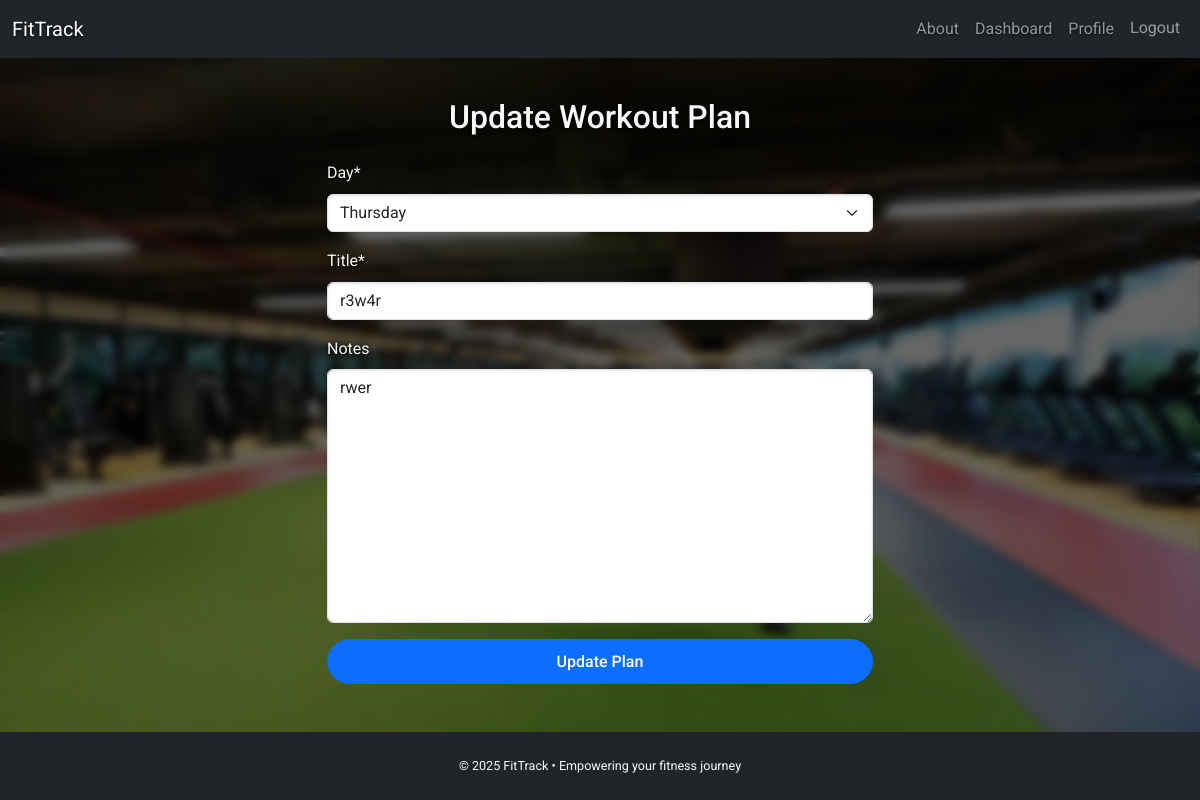
Screenshot of /workouts/8/edit/ (signed in) with the database file from the repository.
### common/models.py (models this page shows, shortened)
class WorkoutPlan(models.Model):
    user = models.ForeignKey(User, on_delete=models.CASCADE)
    day = models.CharField(max_length=9, choices=WeekdayChoices)
    title = models.CharField(max_length=100)
    notes = models.TextField(blank=True)

### common/views.py (the view)
# urls.py: path('workouts/<int:pk>/edit/', views.update_workout_plan, name='update_workout_plan'),
@login_required
def update_workout_plan(request, pk):
    plan = get_object_or_404(WorkoutPlan, pk=pk, user=request.user)
    if request.method == 'POST':
        form = WorkoutPlanForm(request.POST, instance=plan)
        if form.is_valid():
            form.save()
            messages.success(request, "Workout plan updated successfully.")
            return redirect('dashboard')
    else:
        form = WorkoutPlanForm(instance=plan)
    return render(request, 'common/workout_form.html', {
        'form': form,
        'title': 'Update Workout Plan',
        'btn_label': 'Update Plan'
    })

### common/forms.py (shortened to what this page needs)
class WorkoutPlanForm(forms.ModelForm):
    class Meta:
        model = WorkoutPlan
        fields = ['day','title','notes']

### templates/common/workout_form.html (shortened to what this page needs)
{% extends 'common/base.html' %}
{% load crispy_forms_filters %}
{% load crispy_forms_tags %}
{% block content %}
<div class="row justify-content-center">
    <div class="col-md-6">
        <h2 class="mb-4 text-center">{{ title }}</h2>
        <form method="post">
            {{ form|crispy }}
            <div class="d-grid mt-3">
                <button type="submit" class="btn btn-primary">{{ btn_label }}</button>
            </div>
        </form>
    </div>
</div>
{% endblock %}

### static/css/styles.css (style rules this page uses)
body { font-family: 'Roboto', sans-serif; background: url('../images/gym.jpg') no-repeat center center fixed; background-size: cover; color: #f1f1f1; position: relative; line-height: 1.6; }
body::before { content: ""; position: fixed; top: 0; left: 0; width: 100%; height: 100%; background-color: rgba(0, 0, 0, 0.6); backdrop-filter: blur(5px); z-index: -1; }
h1, h2, h3, h4, p, label, a, small { color: #f9f9f9; text-shadow: 0 1px 3px rgba(0, 0, 0, 0.8); }
.btn-primary, .btn-success, .btn-outline-success { border-radius: 30px; font-weight: 500; padding: 0.6rem 1.3rem; transition: all 0.2s ease; }
input, textarea, select { background-color: #fff; color: #000; border-radius: 8px; padding: 0.5rem; border: 1px solid #ccc; box-shadow: inset 0 1px 3px rgba(0,0,0,0.1); }

### rows the page displays
WorkoutPlan: day "Thursday", title "r3w4r", notes "rwer"

### other values shown
{{ title }} "Update Workout Plan"
{{ btn_label }} "Update Plan"
